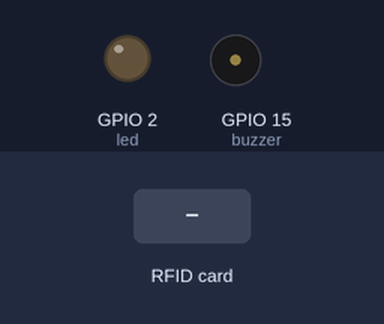
This sketch was run on a simulated ESP32. Parts: output pins drawn as LEDs (lit = HIGH), buzzer (waves = sounding, pin HIGH). The test bench sets the inputs (shaded band). WiFi joins after 1.5 s; servers stay silent unless stated; uploads are accepted with an empty reply; what the sketch prints to the serial monitor is not drawn.

Above: at 3.2 s.
3.3 s: RFID card 5E 7A 19 C4 held to the reader
At 7.8 s:
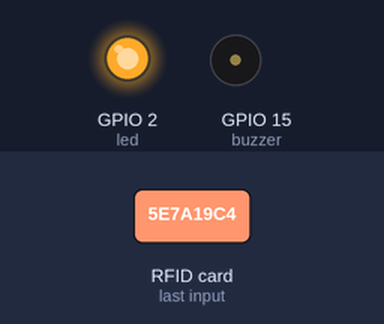
At 8.6 s:
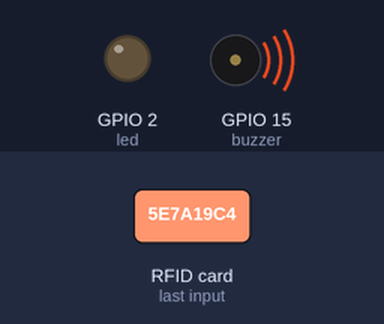
Timing chart, 0 to 10.1 s (numbered marks = the images above; inputs shaded):
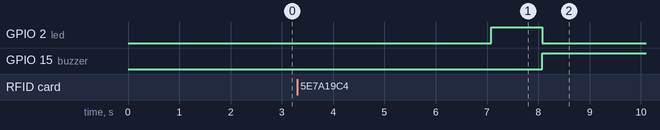

The sketch:

isafe_final_code.ino
```cpp
//----Include Header files here
#include <WiFi.h>
#include <WiFiClient.h>
#include <HTTPClient.h>
#include <SPI.h>
#include <MFRC522.h>
//------------------------------------------------
/*
Pin connections :
SCK    =>  D18
MISO   =>  D19
MOSI   =>  D23
SDA    =>  D5
RST    =>  D22
LED    =>  D2
Buzzer =>  D15
*/
//---Define Constants
#define SS_PIN 5
#define RST_PIN 22
MFRC522 rfid(SS_PIN, RST_PIN);
const char* ssid = "k20pro"; //--> Your wifi name or SSID.
const char* password = "nishads08"; //--> Your wifi password.
const int led=2;
const int buzzer=15;
//--------------------------------------------------------------
//--------------------------------------------------------------
void setup(){

  Serial.begin(115200);

  delay(500);

  WiFi.mode(WIFI_STA);
  WiFi.begin(ssid, password); //--> Connect to your WiFi router
  Serial.println("");
  Serial.print("Connecting");
   while (WiFi.status() != WL_CONNECTED) {
    Serial.print(".");
   }
  Serial.println("");
  Serial.print("Successfully connected to : ");
  Serial.println(ssid);
  Serial.print("IP address: ");
  Serial.println(WiFi.localIP());
  Serial.println();
  //Initialize RFID----
   SPI.begin();
  rfid.PCD_Init();
   pinMode(led,OUTPUT);
   pinMode(buzzer,OUTPUT);
}
//--------------------------------------------------------------------------
//----------------------------------------------------------------------------

void loop(){
  String UID = "";
  if (rfid.PICC_IsNewCardPresent() && rfid.PICC_ReadCardSerial()){
    //READ_CARD();
   digitalWrite(led,HIGH);
  digitalWrite(buzzer,LOW);
  delay(1000);
  digitalWrite(buzzer,HIGH);
  digitalWrite(led,LOW);
  delay(1000);
    for (byte i = 0; i < rfid.uid.size; i++) {
      UID += (rfid.uid.uidByte[i] < 0x10 ? "0" : "");
      UID += String(rfid.uid.uidByte[i], HEX);
    }
     Serial.println("----------**************---------- ");
     Serial.println("----------**************---------- ");
     Serial.println("");
    Serial.print("Card UID: ");
    Serial.println(UID);
    rfid.PICC_HaltA(); // Halt PICC
    rfid.PCD_StopCrypto1(); // Stop encryption on PCD
    //------------------------------------SEND DATA
    HTTPClient http; //--> Declare object of class HTTPClient
    String  LinkGet, getData;
     LinkGet = "http:// 192.168.43.247/project/test.php"; //--> Make a Specify request destination
     getData = "UID=" + UID;
   Serial.println("----------------Connect to Server-----------------");
  Serial.println("Get LED Status from Server or Database");
  Serial.print("Request Link : ");
  Serial.println(LinkGet);
  http.begin(LinkGet); //--> Specify request destination
  http.addHeader("Content-Type", "application/x-www-form-urlencoded");    //Specify content-type header
  int httpCodeGet = http.POST(getData); //--> Send the request
  Serial.print("Response Code : "); //--> If Response Code = 200 means Successful connection, if -1 means connection failed.
  Serial.println(httpCodeGet); //--> Print HTTP return code
 Serial.println("----------------Closing Connection----------------");
  http.end(); //--> Close connection
  Serial.println();
  Serial.println("Please wait 1 seconds for the next connection.");
  Serial.println();
  delay(1000); //--> GET Data at every 5 seconds
  }
  delay(5000);
}

//void READ_CARD(void)
```

Measured:
- after the input at 3.3 s, GPIO 2 (led): LOW → HIGH after 3.8 s, → LOW 1.0 s later; GPIO 15 (buzzer): LOW → HIGH after 4.8 s
